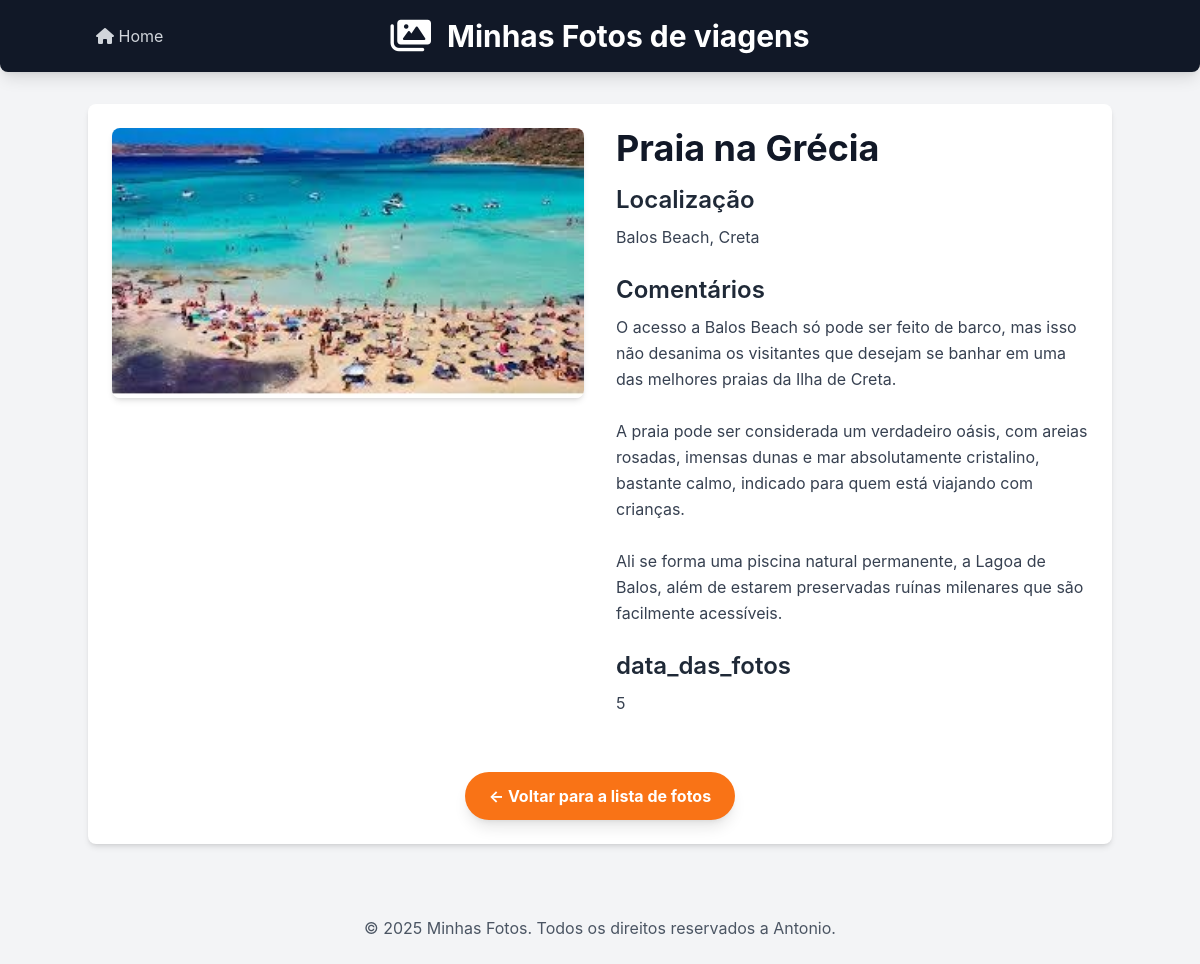
Page /galleries/galery/1/ on the committed database.
### galleries/models.py (models this page shows, shortened)
class Galery(models.Model):
    title = models.CharField(max_length=200)
    photo_location = models.TextField()
    comments = models.TextField()
    photo_period = models.IntegerField(help_text="Em dias")
    image = models.ImageField(upload_to='galleries/', blank=True, null=True)
    class Meta:
        verbose_name_plural = "galleries"

### galleries/views.py (the view)
# urls.py: path('galery/<int:id>/', views.galery_detail, name='galery_detail'),
def galery_detail(request, id):
        galery=get_object_or_404(Galery, pk=id)
        return render(request, 'galleries/galery_detail.html', {'galery': galery})

### galleries/templates/galleries/galery_detail.html (shortened to what this page needs)
{%extends 'galleries/base.html' %}
{% block content %}
        <div class="flex flex-col md:flex-row gap-8">
            {% if galery.image %}
            <div class="md:w-1/2">
                <img src="{{ galery.image.url }}" alt="[Imagem de {{ galery.title }}]" class="w-full h-auto object-cover rounded-lg shadow-md">
            </div>
            {% endif %}
            <div class="md:w-1/2">
                <h2 class="text-4xl font-bold text-gray-900 mb-4">{{ galery.title }}</h2>
                <h3 class="text-2xl font-semibold text-gray-800 mb-2">Localização</h3>
                <p class="text-gray-700 mb-6 leading-relaxed">{{ galery.photo_location }}</p>
                <h3 class="text-2xl font-semibold text-gray-800 mb-2">Comentários</h3>
                <p class="text-gray-700 mb-6 leading-relaxed whitespace-pre-wrap">{{ galery.comments}}</p>
                <h3 class="text-2xl font-semibold text-gray-800 mb-2">data_das_fotos</h3>
                <p class="text-gray-700 mb-6 leading-relaxed whitespace-pre-wrap">{{ galery.photo_period}}</p>
            </div>
        </div>
        <div class="mt-8 text-center">
            <a href="{%url 'home'%}" class="inline-block bg-orange-500 hover:bg-organge-600 text-white font-bold py-3 px-6 rounded-full transition duration-300 ease-in-out shadow-lg">
                &larr; Voltar para a lista de fotos
            </a>
        </div>
        {% endblock %}
<!--{% load static %}

### galleries/templates/galleries/base.html (style rules this page uses)
body { font-family: 'Inter', sans-serif; }

### rows in the picture
Galery: image (picture), title "Praia na Grécia", photo_location "Balos Beach, Creta", comments "O acesso a Balos Beach só pode ser feito de barco, mas isso não desanima os visitantes que desejam se banhar em uma das melhores praias da Ilha de Creta. A praia pode ser considerada um verdadeiro oásis, com areias rosadas, imensas dunas e mar absolutamente cristalino, bastante calmo, indicado para quem está viajando com crianças. Ali se forma uma piscina natural permanente, a Lagoa de Balos, além de estarem preservadas ruínas milenares que são facilmente acessíveis.", photo_period "5"
